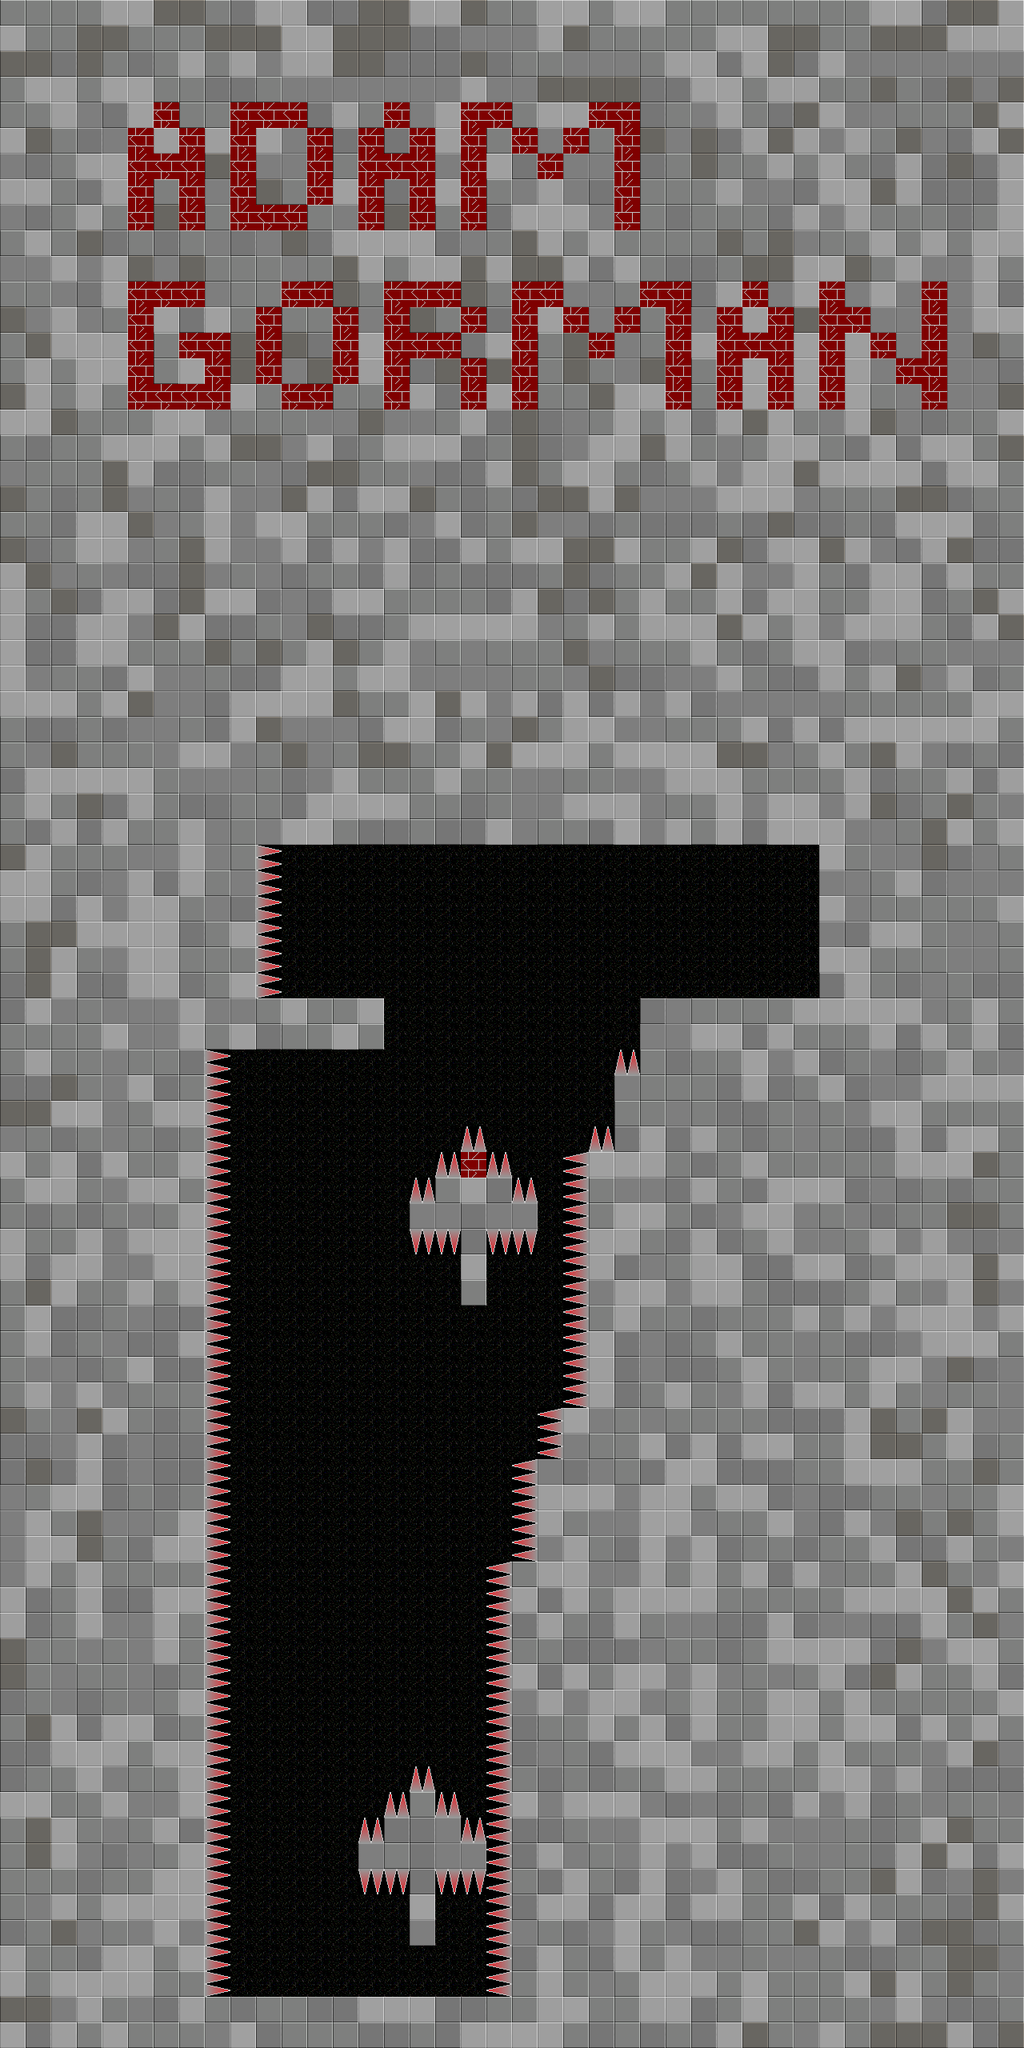

The image is a tile-based game level rendered from a .tmx file. Its description and source (layers, tilesets, objects; grid data summarised) follow:
An orthogonal 40x80 tile map with 32x32 px tiles, 1 tile layer (tileLayer1) and 2 objects (Start, End).

<map version="1.0" orientation="orthogonal" width="40" height="80" tilewidth="32" tileheight="32">
 <tileset firstgid="1" source="tilesMap.tsx" />
 <layer name="tileLayer1" width="40" height="80">
  <data>[3200 cells, 3200 non-empty, 13 distinct tile ids]</data>
 </layer>
 <objectgroup name="objLayer1" width="40" height="80">
  <object name="playerStart" type="Start" x="301" y="2442" width="77" height="50" />
  <object name="end" type="End" x="940" y="1198" width="63" height="53" />
 </objectgroup>
</map>